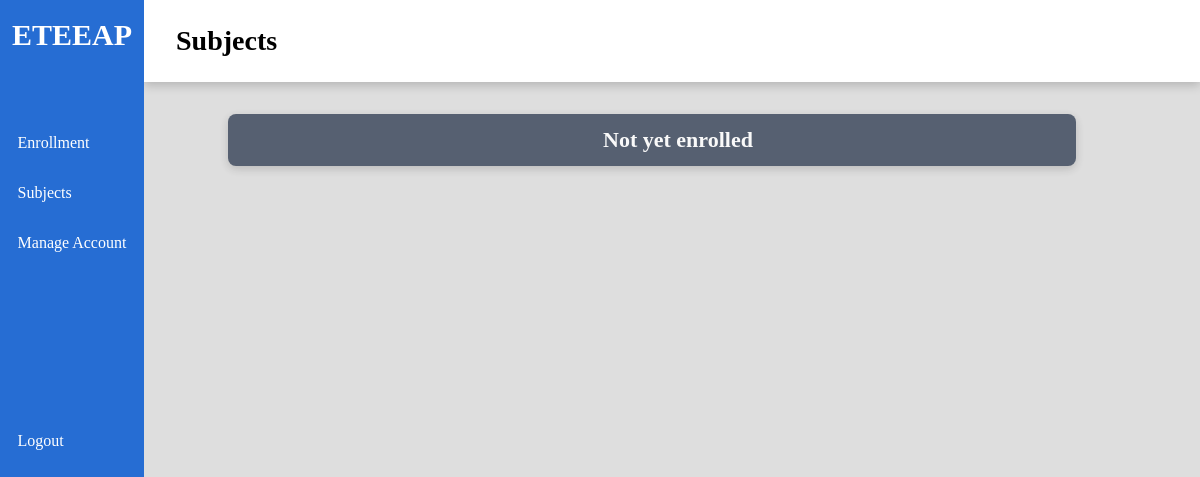
Before: /index/subjects (signed in) with the older database file.
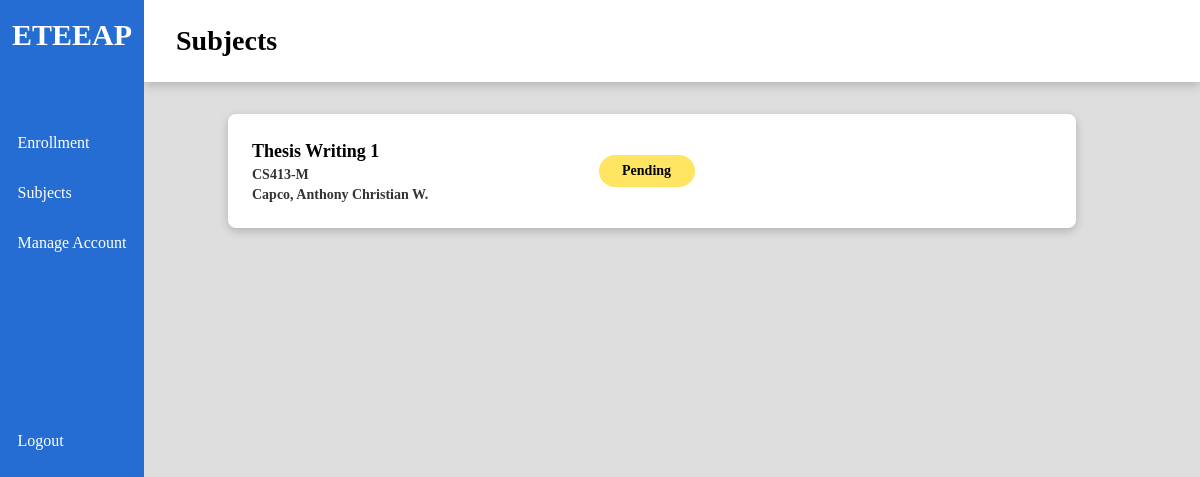
After: the same page with the newer database file.
### models.py (models this page shows)
class Enrollment(db.Model):
    __tablename__ = "enrollments"
    id = db.Column("id", db.Integer, primary_key=True)
    course = db.Column("course", db.Integer, db.ForeignKey('courses.id'))
    units = db.Column("units", db.Integer)
    ay = db.Column("academic_year", db.Integer)
    semester = db.Column("semester", db.Enum('1st', '2nd'))
    instructor = db.Column("instructor", db.Integer, db.ForeignKey('instructors.id'))
    student = db.Column("student", db.Integer, db.ForeignKey('students.id'))
    status = db.Column("status", db.Enum('pending', 'ongoing', 'completed'), default='pending')
    grade = db.Column("grade", db.Float)
    form1 = db.Column("form1path", db.String(64))
    form2 = db.Column("form2path", db.String(64))
    form3 = db.Column("form3path", db.String(64))
    requirements = db.relationship("Requirement", backref='enrollments')

class Course(db.Model):
    __tablename__ = "courses"
    id = db.Column("id", db.Integer, primary_key=True)
    title = db.Column("title", db.String(64))
    code = db.Column("code", db.String(8))
    program_id = db.Column(db.Integer, db.ForeignKey("programs.id"))

### views.py (the view)
@views.route('/subjects')
def subjects():
    if g.user != 'student':
        return redirect(url_for('.unauthorized'))
    views = user_views[g.user]
    data = db.get_student_enrollments(db.uid_to_pk(session.get('id'), 'student'))
    student_id = db.uid_to_pk(session.get('id'), 'student')
    for i in data:
        i['instructor']['name'] = f"{i['instructor']['l_name'].title()}, {i['instructor']['f_name']} {i['instructor']['m_name'][0]}."
    return render_template('subjects.html', page="Subjects", data=data, student_id=student_id, views=views)

### db_functions.py (called while the page is built)
def get_user(user_id):
    return User.query.filter_by(id=user_id).first().__dict__

def uid_to_pk(uid, user_type):
    if user_type == 'student':
        obj = Student
    elif user_type == 'instructor':
        obj = Instructor
    elif user_type == 'admin':
        obj = Admin
    else:
        return "Error"
    return obj.query.filter_by(user=uid).first().__dict__['id']

def get_instructor_bypk(id):
    instructor = Instructor.query.filter_by(id=id).first().__dict__
    userinfo = get_user(instructor['user'])
    instructor['f_name'] = userinfo['f_name']
    instructor['l_name'] = userinfo['l_name']
    instructor['m_name'] = userinfo['m_name']
    instructor['username'] = userinfo['username']
    return instructor

def get_student_enrollments(student_id):
    enrollments = (
        Enrollment.query.filter_by(student=student_id)
        .join(Instructor)
        .join(Course)
        .all()
    )
    response = []
    for e in enrollments:
        enrollment_data = e.__dict__
        instructor_data = get_instructor_bypk(e.instructor)
        course_data = get_course(e.course)
        enrollment_data['instructor'] = instructor_data
        enrollment_data['course'] = course_data
        response.append(enrollment_data)
    return response

def get_course(cid):
    return Course.query.filter_by(id=cid).first().__dict__

### views.py (called while the page is built)
@views.before_request
def verify_permissions():
    g.user = None
    if 'user' in session:
        g.user = session['user']
    else:
        return redirect('/login')

### templates/subjects.html (shortened to what this page needs)
{% extends "index.html" %}
{% block content %}
<div class="main-content">
    {% if data %}
        {% for e in data %}
        <div class="main-row">
            <div class="card bar color-white">
                <div class="left">
                    <div class="card-strongtext">{{ e.course.title }}</div>
                    <div class="card-subtext">{{ e.course.code }}</div>
                    <div class="card-subtext">{{ e.instructor.name }}</div>
                </div>
                <div class="middle">
                    <div class="cell {{ e.status }}"> {{ e.status|title }} </div>
                </div>
            </div>
        </div>
        {% endfor %}
    {% else %}
    <div class="main-row">
        <div class="card thin-bar color-1 opacity-80">
            <p id="status"> Not yet enrolled </p>
        </div>
    </div>
    {% endif %}
</div>
{% endblock %}

### templates/index.html (shortened to what this page needs)
<!DOCTYPE html>
<html lang="en">
    <head>
        <link rel="stylesheet" href= "{{ url_for('static',filename='styles/index.css') }}">
    </head>
    <body>
        <div class="view">
            <div class="sidebar">
                <div class="logo">
                    <img src=""><br>
                    <h4>ETEEAP</h4><br>
                </div>
                <ul>
                    {% for view in views %}
                    <li><div class=icon></div><a class="side-links" href="{{ url_for(view.link) }}">{{ view.name }}</a></li>
                    {% endfor %}
                    <li id="logout"><div class=icon></div><a href="/logout">Logout</a></li>
                </ul><br>
            </div>
            <div class="page-content">
                <div class="nav"><h4>{{ page }}</h4></div>
                <div class="main-content">
                    {% block content %}
                    {% endblock %}
                </div>
            </div>
        </div>
    </body>
</html>

### static/styles/index.css (style rules this page uses)
* { margin: 0; padding: 0; font-family: quicksand; }
body { background-color: #dedede; }
a { margin: 0; padding: 0; text-decoration: none; color: white; }
.view { height: 100vh; width: 100vw; margin: 0; padding: 0; display: flex; }
.page-content { position: fixed; right: 0; height: 100%; width: 88vw; overflow: auto; }

Changed rows visible on the page:
added Enrollment: course "Thesis Writing 1", course.code "CS413-M", instructor.name "Capco, Anthony Christian W.", status "Pending"
Other visible differences:
text no longer shown: "Not yet enrolled"
